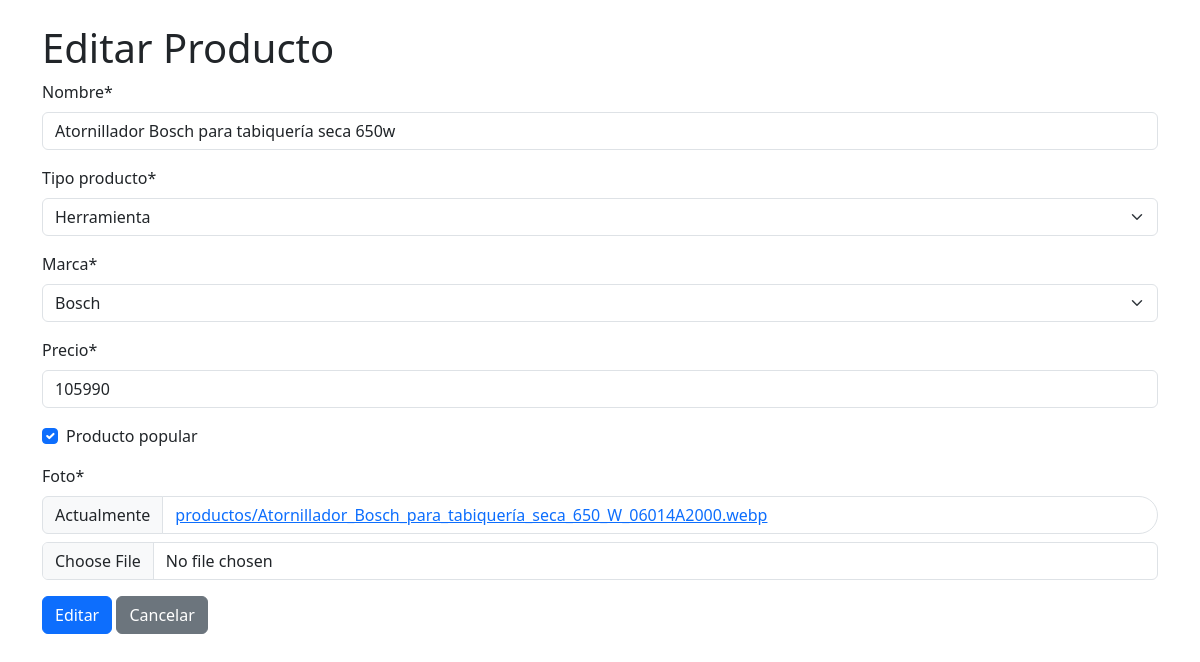
Screenshot of /productos/editar/4/ with the database file from the repository.
### tienda/models.py (models this page shows, shortened)
class Producto(models.Model):
    id = models.AutoField(primary_key=True)
    nombre = models.CharField(max_length=255)
    tipo_producto = models.CharField(max_length=20, choices=TIPOS_PRODUCTOS, default='herramienta')
    marca = models.CharField(max_length=20, choices=MARCAS, default='bosch')
    precio = models.IntegerField()
    producto_popular = models.BooleanField(default=False)
    foto = models.ImageField(upload_to='productos/')

### tienda/views.py (the view)
# urls.py: path('editar/<int:pk>/', views.editar_producto, name='editar_producto'),
def editar_producto(request, pk):
    producto = get_object_or_404(Producto, pk=pk)
    if request.method == 'POST':
        form = ProductoForm(request.POST, request.FILES, instance=producto)
        if form.is_valid():
            form.save()
            return redirect('gestionar_productos')
    else:
        form = ProductoForm(instance=producto)
    return render(request, 'productos/formulario.html', {'form': form, 'accion': 'Editar'})

### tienda/forms.py
class ProductoForm(forms.ModelForm):
    class Meta:
        model = Producto
        fields = ['nombre', 'tipo_producto', 'marca', 'precio', 'producto_popular', 'foto']

### tienda/templates/productos/formulario.html (shortened to what this page needs)
{% load static %}
<!DOCTYPE html>
<html lang="en">
<head>
    <link
        href="https://cdn.jsdelivr.net/npm/bootstrap@5.3.3/dist/css/bootstrap.min.css"
        rel="stylesheet"
    />
    <link
        rel="stylesheet"
        href="https://cdn.jsdelivr.net/npm/bootstrap-icons@1.11.3/font/bootstrap-icons.min.css"
    >
    <link rel="stylesheet" href="{% static 'style.css' %}"/>
</head>
{% load crispy_forms_tags %}
<!DOCTYPE html>
<html lang="es">
<head>
    <link rel="stylesheet" href="{% static 'css/bootstrap.min.css' %}">
</head>
<body class="container mt-4">
    <h1>{{ accion }} Producto</h1>
    <form method="post" enctype="multipart/form-data">
        {{ form|crispy }}
        <button type="submit" class="btn btn-primary">{{ accion }}</button>
        <a href="{% url 'gestionar_productos' %}" class="btn btn-secondary">Cancelar</a>
    </form>
</body>
</html>

### tienda/static/style.css (style rules this page uses)
:root { --color-de-fondo-card: #222222; --color-fondo-navbar: #101010; --color-elementos-navbar: #F1EFEC; --color-hover-elementos-navbar: #FFCC00; --brillo-hover-elementos-navbar: rgba(255, 204, 0, 0.5); }
.input-group .form-control { border-radius: 20px; }
.form-control { background-color: #1e1e1e; color: white; border: 1px solid #555; }
.form-control::placeholder { color: #ccc; }

### rows the page displays
Producto: nombre "Atornillador Bosch para tabiquería seca 650w", tipo_producto "Herramienta", marca "Bosch", precio "105990", producto_popular "☑"

### other values shown
{{ accion }} "Editar"
